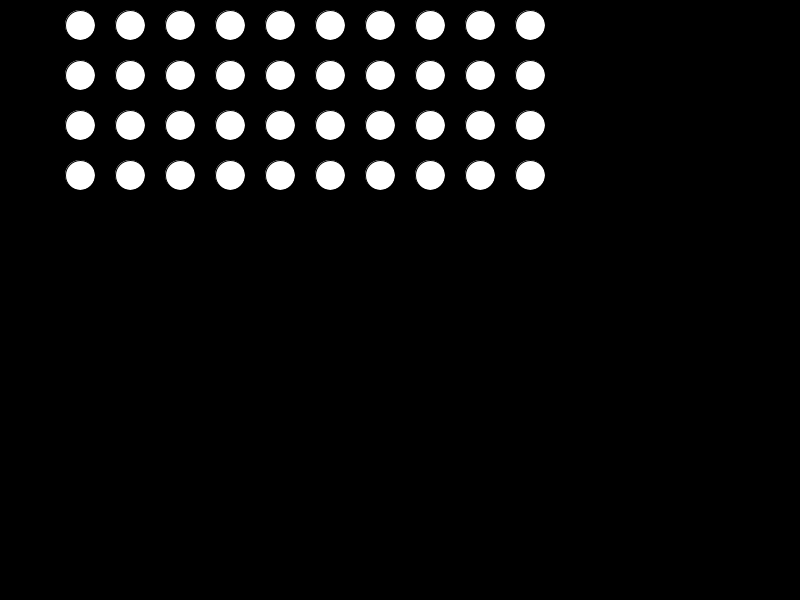
Frame 1 (no input)
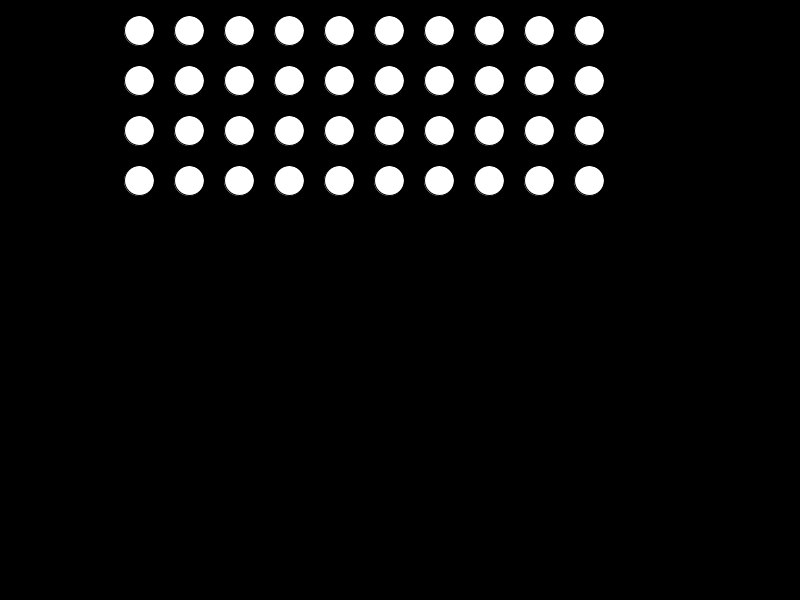
Frame 60 (the mouse pressed at the canvas centre just before this capture)
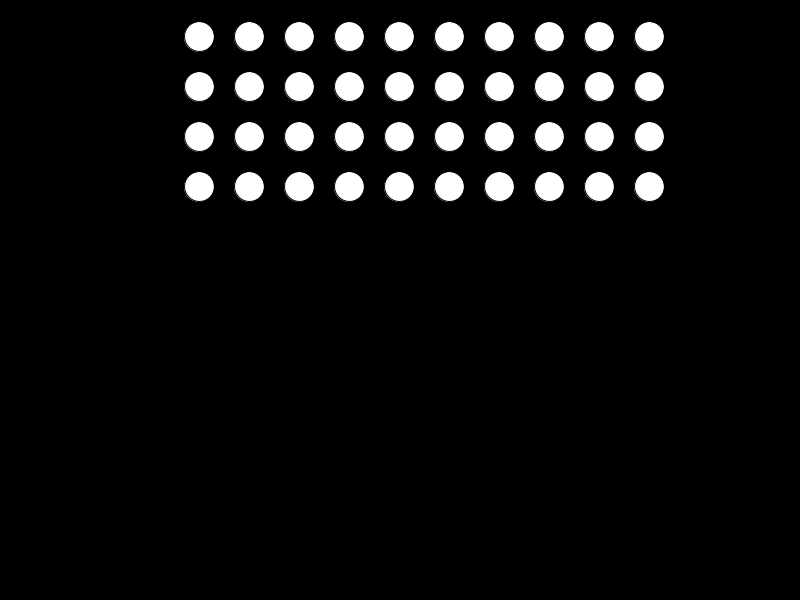
Frame 120 (the mouse held since frame 60 and released just before this capture)

The Processing sketch that drew these frames (run headless with seeded random() and noise(); from frame 60 on, the mouse is pressed at the canvas centre):

// Processing sketch: EnemyCode
// ── EnemyCode.pde
ArrayList<Enemy> enemies = new ArrayList<Enemy>();

int rows = 4;
int columns = 10;

void setup() {
  size(800, 600);
 
  for (int x = 0; x < columns; x++) {
    for (int y = 0; y < rows; y++) {
      enemies.add(new Enemy(80 + x * 50, 25 + y * 50));
    }
  }
   textSize(70); 
}
void draw() {
   background(0);
  for (int i = 0; i < enemies.size (); i++) {
    Enemy e = enemies.get(i);
    e.display();
    e.move();
    e.bounce();
    e.gameover();
  }
}


// ── Enemy_Class.pde
class Enemy {
  PVector loc;
  PVector vel;
  float sz;

  Enemy(float x, float y) {
    loc = new PVector(x, y);
    vel = new PVector(1, .1);
    sz = 30;
  }
  void display() {
    ellipse(loc.x, loc.y, sz, sz);
  }
  void move() {
    loc.add(vel);
  }
  void bounce() {
    if (loc.x + sz/2 > width || loc.x - sz/2 < 0) {
      vel.x *= -1;
    }
  }
  void gameover() {
    if (loc.y+sz/2>height) {
      background(0);
      text("Game Over!", width/2-175, height/2);
    }
  }
}
